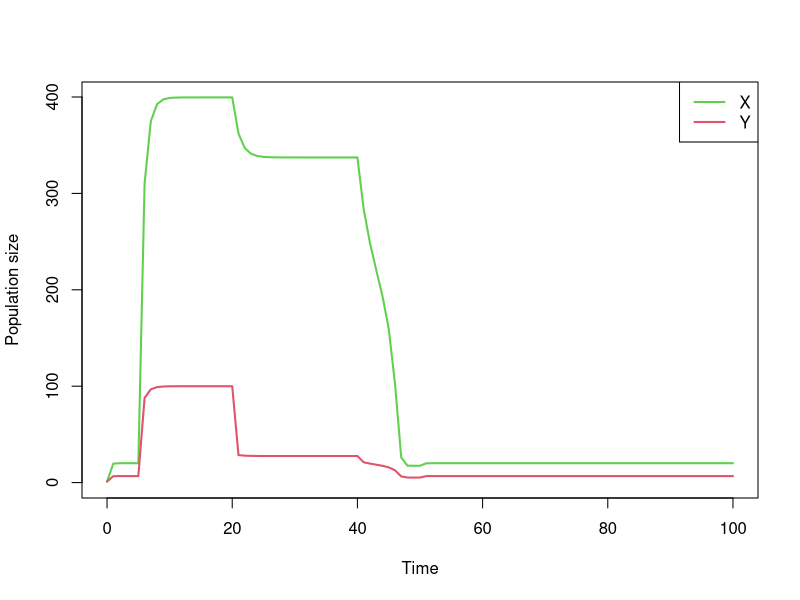

The R source for this figure:
## ---- chunk 1
knitr::opts_chunk$set(echo = T)

library(deSolve)
## ---- chunk 2
sysXY <- function(t, state, parameters) {
  with(as.list(c(state, parameters)),{
    dS <- 0 
      
    dX <- 200+800*(Y^4)/(16^4 + Y^4)-50*X^0.5 
    dY <- 50*X^0.5*S - 100*Y 
    list(c(dX, dY,dS))
    
    })
  }

## ---- chunk 3
parameters <- NULL #Needed as a place holder
## ---- chunk 4
state <- c(X = 1, 
           Y = 1, 
           S = 1
          )
## ---- chunk 5

times <- seq(from = 0,to = 100, by = 1) #Definition of time (initial,final,step size)

eventdat <- data.frame(var = "S", 
                       time = c(0,5,20,40,50), 
                       value = c(3,10,3,2.5,3),
                       method = "rep") 
  
out <- ode(y = state,#Initial conditions 
           times = times, #Time definition
           func = sysXY, #Name of function defining ODEs
           parms = parameters,
           events=list(data = eventdat)
           )

plot(out[,"time"],out[,"X"],col=3,lwd=2,type="l",xlab="Time",ylab="Population size",ylim=c(0,max(out[,-1])))
lines(out[,"time"],out[,"Y"],col=2,lwd=2,type="l") 
legend("topright",legend = c("X","Y"),col = c(3,2),lwd = 2) 
